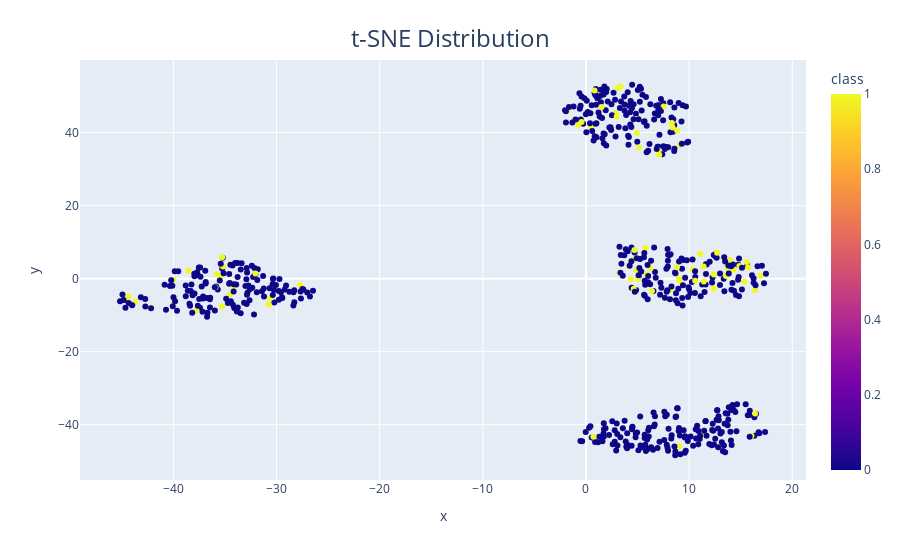

The cell this chart's notebook holds for it:
### Code cell
# visualize data
fig = px.scatter(df_features, x='x', y='y', color='class')
fig.update_layout(
    title={
        'text': "t-SNE Distribution",
        'font': {'size': 24},
        'x': 0.5,
        'xanchor': 'center',
        'yanchor': 'top'
    }
)

fig.show()

### Figure 1 — Plotly figure (JSON) as saved in the notebook; plotly's stock layout.template omitted (floating-point values rounded to 4 significant figures; data arrays with more than 128 entries replaced by an {"elided": "..."} marker saying what was removed)
{"data": [{"hovertemplate": "x=%{x}<br>y=%{y}<br>class=%{marker.color}<extra></extra>", "legendgroup": "", "marker": {"color": {"elided": "618 int values"}, "coloraxis": "coloraxis", "symbol": "circle"}, "mode": "markers", "name": "", "orientation": "v", "showlegend": false, "type": "scatter", "x": {"elided": "618 float values"}, "xaxis": "x", "y": {"elided": "618 float values"}, "yaxis": "y"}], "layout": {"coloraxis": {"colorbar": {"title": {"text": "class"}}, "colorscale": [[0, "#0d0887"], [0.1111, "#46039f"], [0.2222, "#7201a8"], [0.3333, "#9c179e"], [0.4444, "#bd3786"], [0.5556, "#d8576b"], [0.6667, "#ed7953"], [0.7778, "#fb9f3a"], [0.8889, "#fdca26"], [1, "#f0f921"]]}, "legend": {"tracegroupgap": 0}, "margin": {"t": 60}, "title": {"font": {"size": 24}, "text": "t-SNE Distribution", "x": 0.5, "xanchor": "center", "yanchor": "top"}, "xaxis": {"anchor": "y", "domain": [0, 1], "title": {"text": "x"}}, "yaxis": {"anchor": "x", "domain": [0, 1], "title": {"text": "y"}}}}
